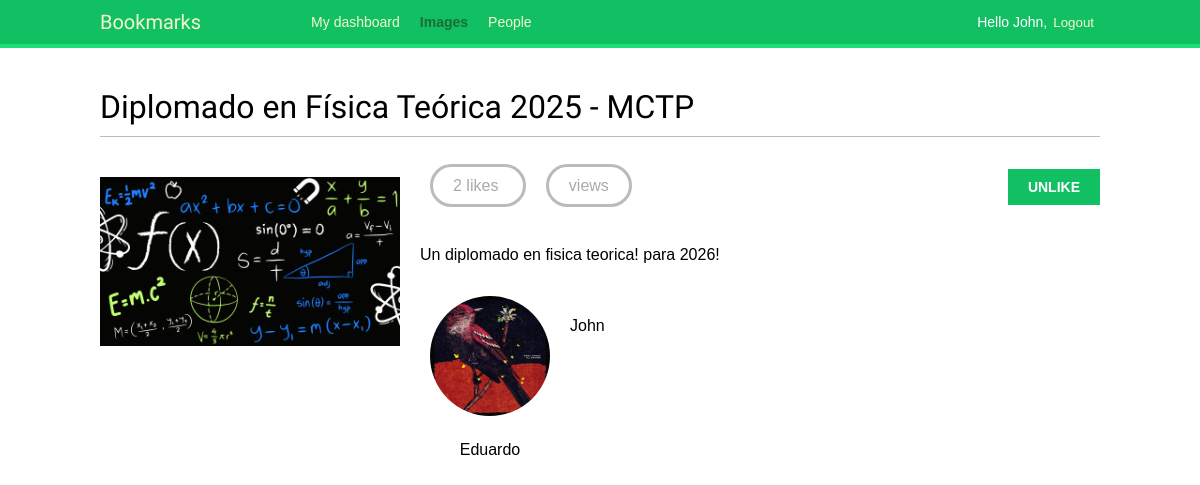
/images/detail/1/diplomado-en-fisica-teorica-2025-mctp/ (signed in), run on the app's committed database.
### images/models.py (models this page shows, shortened)
class Image(models.Model):
    user = models.ForeignKey(
        settings.AUTH_USER_MODEL,
        related_name="images_created",
        on_delete=models.CASCADE,
    )
    title = models.CharField(max_length=200)
    slug = models.SlugField(max_length=200, blank=True)
    url = models.URLField(max_length=2000)
    image = models.ImageField(upload_to="images/%Y/%m/%d/")
    description = models.TextField(blank=True)
    created = models.DateTimeField(auto_now_add=True)
    users_like = models.ManyToManyField(
        settings.AUTH_USER_MODEL,
        related_name="images_liked",
        blank=True,
    )
    total_likes = models.PositiveIntegerField(default=0)
    class Meta:
        indexes = [
            models.Index(fields=["-created"]),
            models.Index(fields=["-total_likes"]),
        ]
        ordering = ["-created"]

### account/models.py (models this page shows, shortened)
class Profile(models.Model):
    user = models.OneToOneField(settings.AUTH_USER_MODEL, on_delete=models.CASCADE)
    date_of_birth = models.DateField(blank=True, null=True)
    photo = models.ImageField(upload_to="users/%Y/%m/%d/", blank=True)

### images/views.py (the view)
def image_detail(request, id, slug):
    image = get_object_or_404(Image, id=id, slug=slug)
    total_views = r.incr(f"image:{image.id}:views")
    r.zincrby("image_ranking", 1, image.id)
    return render(
        request,
        "images/image/detail.html",
        {"section": "images", "image": image, "total_views": total_views},
    )

### images/templates/images/image/detail.html (shortened to what this page needs)
{% extends "base.html" %}
{% block content %}
  <h1>{{ image.title }}</h1>
  {% load thumbnail %}
  <a href="{{ image.image.url }}">
    <img src="{% thumbnail image.image 300x0 %}" class="image-detail">
  </a>
  {% with total_likes=image.users_like.count users_like=image.users_like.all %}
    <div class="image-info">
      <div>
        <span class="count">
          <span class="total">{{ total_likes }}</span>
          like{{ total_likes|pluralize }}
        </span>
        <span class="count">
          {{ total_views }} view{{ total_views|pluralize }}
        </span>
        <a href="#" data-id="{{ image.id }}" data-action="{% if request.user in users_like %}un{% endif %}like"
    class="like button">
          {% if request.user not in users_like %}
            Like
          {% else %}
            Unlike
          {% endif %}
        </a>
      </div>
      {{ image.description|linebreaks }}
    </div>
    <div class="image-likes">
      {% for user in users_like %}
        <div>
          {% if user.profile.photo %}
            <img src="{{ user.profile.photo.url }}">
          {% endif %}
          <p>{{ user.first_name }}</p>
        </div>
      {% empty %}
        Nobody likes this image yet.
      {% endfor %}
    </div>
  {% endwith %}
{% endblock %}

### account/templates/base.html (shortened to what this page needs)
{% load static %}
<!DOCTYPE html>
<html>
<head>
  <link href="{% static "css/base.css" %}" rel="stylesheet">
</head>
<body>
  <div id="header">
    <span class="logo">Bookmarks</span>
    {% if request.user.is_authenticated %}
      <ul class="menu">
        <li {% if section == "dashboard" %}class="selected"{% endif %}>
          <a href="{% url "dashboard" %}">My dashboard</a>
        </li>
        <li {% if section == "images" %}class="selected"{% endif %}>
          <a href="{% url "images:list" %}">Images</a>
        </li>
        <li {% if section == "people" %}class="selected"{% endif %}>
          <a href="{% url "user_list" %}">People</a>
        </li>
      </ul>
    {% endif %}
    <span class="user">
      {% if request.user.is_authenticated %}
        Hello {{ request.user.first_name|default:request.user.username }},
        <form action="{% url "logout" %}" method="post">
          <button type="submit">Logout</button>
        </form>
      {% else %}
        <a href="{% url "login" %}">Log-in</a>
      {% endif %}
    </span>
  </div>
  <div id="content">
    {% block content %}
    {% endblock %}
  </div>
</body>
</html>

### account/static/css/base.css (style rules this page uses)
body { margin:0; padding:0; font-family:helvetica, sans-serif; }
p { line-height: 1.8; }
a { color:#12c064; text-decoration:none; }
h1, h2, h3, h4, h5 , h6 { font-family: 'Muli', sans-serif; font-weight:normal; }
h1 { border-bottom:1px solid #bbb; padding:0 0 10px 0; margin:10px 0 20px 0; }
#header { padding:10px 100px; font-size:14px; background:#12c064; color:#fff; border-bottom:4px solid #1cdf78; overflow:auto; }
#header .logo { font-family: 'Muli', sans-serif; float:left; color:#f3f7cc; font-size:20px; margin-right:10%; }
#header ul.menu { list-style:none; float:left; margin:0; padding:0; }
#header ul.menu li { float:left; padding:4px 10px; }
#header ul.menu li.selected a, #header ul.menu li.selected a:hover { color:#1b6d32; font-weight:bold; }
#header a { color:#f3f7cc; }
#header .user { float:right; padding-top:4px; }
#header .user form { display:inline; float:right; }
#header .user button { background:none; color:#f3f7cc; border:none; cursor:pointer; float:left; display:inline; }
#content { padding:30px 100px; }
form { overflow:auto; }
input[type=submit], a.button { font-weight:bold; background:#12c064; color:#fff; padding:10px 20px; font-size:14px; text-transform:uppercase; }
.image-preview, .image-detail { max-width:300px; float:left; margin:0 20px 20px 0; }
.image-detail { margin-top:20px; }
.image-info div { padding:20px 0; overflow:auto; }
.count { color:#aaa; border:3px solid #bbb; border-radius:26px; padding:10px 20px; margin:20px 10px 0; }
a.like, a.follow { float:right; margin-top:-8px; }
.image-likes div { float:left; width:auto; padding:10px; text-align:center; }
.image-likes img { width:120px; height:120px; border-radius:50%; }

### data on the page
Image: title "Diplomado en Física Teórica 2025 - MCTP", image (picture), description "Un diplomado en fisica teorica! para 2026!"

### other printed values
{{ request.user.first_name|default:request.user.username }} "John"
{{ total_likes }} "2"
{{ user.first_name }} "Eduardo"
{{ user.first_name }} "John"
